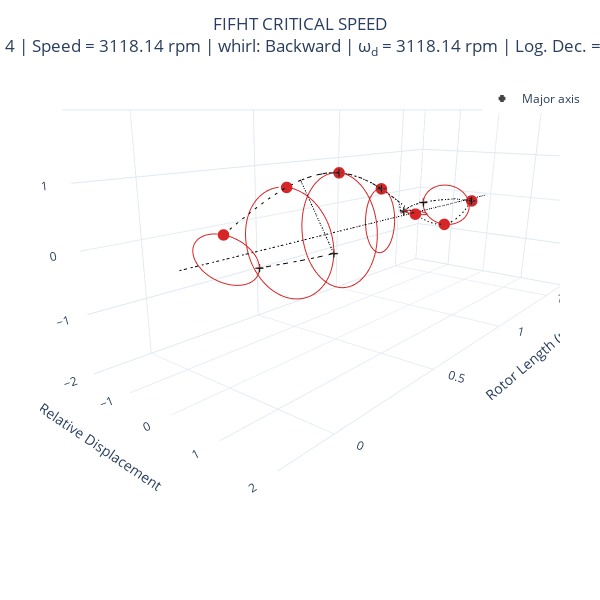

The code cell stored with this chart in its notebook:
### Code cell
modal = rotor.run_modal(speed=Q_(3118.14, "RPM"))
fig = modal.plot_mode_3d(4, frequency_units="rpm", width=600, height=600)
fig.layout.title.text = "FIFHT CRITICAL SPEED" + fig.layout.title.text
fig

### Figure 1 — Plotly figure (JSON) as saved in the notebook; plotly's stock layout.template omitted (floating-point values rounded to 4 significant figures; data arrays with more than 128 entries replaced by an {"elided": "..."} marker saying what was removed)
{"data": [{"hovertemplate": "Nodal Position: %{x:.2f}<br>X - Displacement: %{y:.2f}<br>Y - Displacement: %{z:.2f}", "line": {"color": "#d62728"}, "mode": "lines", "name": "node 0", "showlegend": false, "type": "scatter3d", "x": {"elided": "350 int values"}, "y": {"elided": "350 float values"}, "z": {"elided": "350 float values"}}, {"hovertemplate": "Nodal Position: %{x:.2f}<br>X - Displacement: %{y:.2f}<br>Y - Displacement: %{z:.2f}", "marker": {"color": "#d62728"}, "mode": "markers", "name": "node 0", "showlegend": false, "type": "scatter3d", "x": [0], "y": [-2.186e-11], "z": [0.3534]}, {"customdata": [[0.6929, 6.281]], "hovertemplate": "Nodal Position: %{x:.2f}<br>Major axis: %{customdata[0]:.2f}<br>Angle: %{customdata[1]:.2f}", "legendgroup": "major_axis", "marker": {"color": "black", "line": {"width": 2}, "size": 4, "symbol": "cross"}, "mode": "markers", "name": "Major axis", "showlegend": true, "type": "scatter3d", "x": [0], "y": [0.6929], "z": [-0.001546]}, {"hovertemplate": "Nodal Position: %{x:.2f}<br>X - Displacement: %{y:.2f}<br>Y - Displacement: %{z:.2f}", "line": {"color": "#d62728"}, "mode": "lines", "name": "node 1", "showlegend": false, "type": "scatter3d", "x": {"elided": "350 float values"}, "y": {"elided": "350 float values"}, "z": {"elided": "350 float values"}}, {"hovertemplate": "Nodal Position: %{x:.2f}<br>X - Displacement: %{y:.2f}<br>Y - Displacement: %{z:.2f}", "marker": {"color": "#d62728"}, "mode": "markers", "name": "node 1", "showlegend": false, "type": "scatter3d", "x": [0.25], "y": [-4.962e-11], "z": [0.8818]}, {"customdata": [[0.9303, 6.279]], "hovertemplate": "Nodal Position: %{x:.2f}<br>Major axis: %{customdata[0]:.2f}<br>Angle: %{customdata[1]:.2f}", "legendgroup": "major_axis", "marker": {"color": "black", "line": {"width": 2}, "size": 4, "symbol": "cross"}, "mode": "markers", "name": "Major axis", "showlegend": false, "type": "scatter3d", "x": [0.25], "y": [0.9303], "z": [-0.003858]}, {"hovertemplate": "Nodal Position: %{x:.2f}<br>X - Displacement: %{y:.2f}<br>Y - Displacement: %{z:.2f}", "line": {"color": "#d62728"}, "mode": "lines", "name": "node 2", "showlegend": false, "type": "scatter3d", "x": {"elided": "350 float values"}, "y": {"elided": "350 float values"}, "z": {"elided": "350 float values"}}, {"hovertemplate": "Nodal Position: %{x:.2f}<br>X - Displacement: %{y:.2f}<br>Y - Displacement: %{z:.2f}", "marker": {"color": "#d62728"}, "mode": "markers", "name": "node 2", "showlegend": false, "type": "scatter3d", "x": [0.5], "y": [-5.396e-11], "z": [1]}, {"customdata": [[1, 1.571]], "hovertemplate": "Nodal Position: %{x:.2f}<br>Major axis: %{customdata[0]:.2f}<br>Angle: %{customdata[1]:.2f}", "legendgroup": "major_axis", "marker": {"color": "black", "line": {"width": 2}, "size": 4, "symbol": "cross"}, "mode": "markers", "name": "Major axis", "showlegend": false, "type": "scatter3d", "x": [0.5], "y": [-5.396e-11], "z": [1]}, {"hovertemplate": "Nodal Position: %{x:.2f}<br>X - Displacement: %{y:.2f}<br>Y - Displacement: %{z:.2f}", "line": {"color": "#d62728"}, "mode": "lines", "name": "node 3", "showlegend": false, "type": "scatter3d", "x": {"elided": "350 float values"}, "y": {"elided": "350 float values"}, "z": {"elided": "350 float values"}}, {"hovertemplate": "Nodal Position: %{x:.2f}<br>X - Displacement: %{y:.2f}<br>Y - Displacement: %{z:.2f}", "marker": {"color": "#d62728"}, "mode": "markers", "name": "node 3", "showlegend": false, "type": "scatter3d", "x": [0.75], "y": [-2.637e-11], "z": [0.6078]}, {"customdata": [[0.6078, 1.571]], "hovertemplate": "Nodal Position: %{x:.2f}<br>Major axis: %{customdata[0]:.2f}<br>Angle: %{customdata[1]:.2f}", "legendgroup": "major_axis", "marker": {"color": "black", "line": {"width": 2}, "size": 4, "symbol": "cross"}, "mode": "markers", "name": "Major axis", "showlegend": false, "type": "scatter3d", "x": [0.75], "y": [-2.637e-11], "z": [0.6078]}, {"hovertemplate": "Nodal Position: %{x:.2f}<br>X - Displacement: %{y:.2f}<br>Y - Displacement: %{z:.2f}", "line": {"color": "#d62728"}, "mode": "lines", "name": "node 4", "showlegend": false, "type": "scatter3d", "x": {"elided": "350 int values"}, "y": {"elided": "350 float values"}, "z": {"elided": "350 float values"}}, {"hovertemplate": "Nodal Position: %{x:.2f}<br>X - Displacement: %{y:.2f}<br>Y - Displacement: %{z:.2f}", "marker": {"color": "#d62728"}, "mode": "markers", "name": "node 4", "showlegend": false, "type": "scatter3d", "x": [1], "y": [8.468e-12], "z": [-0.03389]}, {"customdata": [[0.2742, 3.141]], "hovertemplate": "Nodal Position: %{x:.2f}<br>Major axis: %{customdata[0]:.2f}<br>Angle: %{customdata[1]:.2f}", "legendgroup": "major_axis", "marker": {"color": "black", "line": {"width": 2}, "size": 4, "symbol": "cross"}, "mode": "markers", "name": "Major axis", "showlegend": false, "type": "scatter3d", "x": [1], "y": [-0.2742], "z": [0.0001483]}, {"hovertemplate": "Nodal Position: %{x:.2f}<br>X - Displacement: %{y:.2f}<br>Y - Displacement: %{z:.2f}", "line": {"color": "#d62728"}, "mode": "lines", "name": "node 5", "showlegend": false, "type": "scatter3d", "x": {"elided": "350 float values"}, "y": {"elided": "350 float values"}, "z": {"elided": "350 float values"}}, {"hovertemplate": "Nodal Position: %{x:.2f}<br>X - Displacement: %{y:.2f}<br>Y - Displacement: %{z:.2f}", "marker": {"color": "#d62728"}, "mode": "markers", "name": "node 5", "showlegend": false, "type": "scatter3d", "x": [1.25], "y": [2.419e-11], "z": [-0.432]}, {"customdata": [[0.5573, 3.138]], "hovertemplate": "Nodal Position: %{x:.2f}<br>Major axis: %{customdata[0]:.2f}<br>Angle: %{customdata[1]:.2f}", "legendgroup": "major_axis", "marker": {"color": "black", "line": {"width": 2}, "size": 4, "symbol": "cross"}, "mode": "markers", "name": "Major axis", "showlegend": false, "type": "scatter3d", "x": [1.25], "y": [-0.5573], "z": [0.00189]}, {"hovertemplate": "Nodal Position: %{x:.2f}<br>X - Displacement: %{y:.2f}<br>Y - Displacement: %{z:.2f}", "line": {"color": "#d62728"}, "mode": "lines", "name": "node 6", "showlegend": false, "type": "scatter3d", "x": {"elided": "350 float values"}, "y": {"elided": "350 float values"}, "z": {"elided": "350 float values"}}, {"hovertemplate": "Nodal Position: %{x:.2f}<br>X - Displacement: %{y:.2f}<br>Y - Displacement: %{z:.2f}", "marker": {"color": "#d62728"}, "mode": "markers", "name": "node 6", "showlegend": false, "type": "scatter3d", "x": [1.5], "y": [1.956e-12], "z": [-0.05616]}, {"customdata": [[0.05616, 4.712]], "hovertemplate": "Nodal Position: %{x:.2f}<br>Major axis: %{customdata[0]:.2f}<br>Angle: %{customdata[1]:.2f}", "legendgroup": "major_axis", "marker": {"color": "black", "line": {"width": 2}, "size": 4, "symbol": "cross"}, "mode": "markers", "name": "Major axis", "showlegend": false, "type": "scatter3d", "x": [1.5], "y": [1.956e-12], "z": [-0.05616]}, {"line": {"color": "black", "dash": "dash"}, "mode": "lines", "name": "mode shape", "showlegend": false, "type": "scatter3d", "x": [0, 0.0625, 0.125, 0.1875, 0.25, 0.25, 0.3125, 0.375, 0.4375, 0.5, 0.5, 0.5625, 0.625, 0.6875, 0.75, 0.75, 0.8125, 0.875, 0.9375, 1, 1, 1.062, 1.125, 1.188, 1.25, 1.25, 1.312, 1.375, 1.438, 1.5], "y": [-2.186e-11, -2.96e-11, -3.736e-11, -4.431e-11, -4.962e-11, -4.962e-11, -5.34e-11, -5.584e-11, -5.626e-11, -5.396e-11, -5.396e-11, -4.923e-11, -4.295e-11, -3.528e-11, -2.637e-11, -2.637e-11, -1.715e-11, -8.329e-12, 1.777e-13, 8.468e-12, 8.468e-12, 1.542e-11, 2.012e-11, 2.291e-11, 2.419e-11, 2.419e-11, 2.316e-11, 1.896e-11, 1.182e-11, 1.956e-12], "z": [0.3534, 0.5045, 0.6476, 0.7757, 0.8818, 0.8818, 0.9595, 1.006, 1.02, 1, 1, 0.9448, 0.8581, 0.7443, 0.6078, 0.6078, 0.4539, 0.2902, 0.1249, -0.03389, -0.03389, -0.1778, -0.298, -0.3857, -0.432, -0.432, -0.4287, -0.3692, -0.2472, -0.05616]}, {"hoverinfo": "none", "line": {"color": "black", "dash": "dashdot"}, "mode": "lines", "showlegend": false, "type": "scatter3d", "x": [-0.15, -0.08793, -0.02586, 0.03621, 0.09828, 0.1603, 0.2224, 0.2845, 0.3466, 0.4086, 0.4707, 0.5328, 0.5948, 0.6569, 0.719, 0.781, 0.8431, 0.9052, 0.9672, 1.029, 1.091, 1.153, 1.216, 1.278, 1.34, 1.402, 1.464, 1.526, 1.588, 1.65], "y": [0, 0, 0, 0, 0, 0, 0, 0, 0, 0, 0, 0, 0, 0, 0, 0, 0, 0, 0, 0, 0, 0, 0, 0, 0, 0, 0, 0, 0, 0], "z": [0, 0, 0, 0, 0, 0, 0, 0, 0, 0, 0, 0, 0, 0, 0, 0, 0, 0, 0, 0, 0, 0, 0, 0, 0, 0, 0, 0, 0, 0]}, {"hoverinfo": "none", "legendgroup": "major_axis", "line": {"color": "black", "dash": "dashdot"}, "mode": "lines", "showlegend": false, "type": "scatter3d", "x": [0, 0.0625, 0.125, 0.1875, 0.25, 0.25, 0.3125, 0.375, 0.4375, 0.5, 0.5, 0.5625, 0.625, 0.6875, 0.75, 0.75, 0.8125, 0.875, 0.9375, 1, 1, 1.062, 1.125, 1.188, 1.25, 1.25, 1.312, 1.375, 1.438, 1.5], "y": [0.6929, 0.7695, 0.8387, 0.8943, 0.9303, 0.9303, -5.34e-11, -5.584e-11, -5.626e-11, -5.396e-11, -5.396e-11, -4.923e-11, -4.295e-11, -3.528e-11, -2.637e-11, -2.637e-11, -1.715e-11, -8.329e-12, -0.1354, -0.2742, -0.2742, -0.394, -0.4868, -0.544, -0.5573, -0.5573, -0.5192, -0.4243, -0.2673, 1.956e-12], "z": [-0.001546, -0.002207, -0.002834, -0.003394, -0.003858, -0.003858, 0.9595, 1.006, 1.02, 1, 1, 0.9448, 0.8581, 0.7443, 0.6078, 0.6078, 0.4539, 0.2902, -0.0005465, 0.0001483, 0.0001483, 0.000778, 0.001304, 0.001688, 0.00189, 0.00189, 0.001876, 0.001616, 0.001082, -0.05616]}], "layout": {"height": 600, "legend": {"x": 0.85, "y": 0.95}, "margin": {"b": 60, "l": 40, "r": 40, "t": 60}, "scene": {"aspectmode": "manual", "aspectratio": {"x": 2.5, "y": 1, "z": 1}, "camera": {"center": {"x": 1.15, "y": 0.5, "z": 0}, "eye": {"x": 2.3, "y": 1.5, "z": 0.5}, "up": {"x": 0, "y": 0, "z": 1}}, "xaxis": {"autorange": "reversed", "nticks": 5, "title": {"text": "Rotor Length (m)"}}, "yaxis": {"nticks": 5, "range": [-2, 2], "title": {"text": "Relative Displacement"}}, "zaxis": {"nticks": 5, "range": [-2, 2], "title": {"text": "Relative Displacement"}}}, "title": {"text": "FIFHT CRITICAL SPEED<br>Mode 4 | Speed = 3118.14 rpm | whirl: Backward | ω<sub>d</sub> = 3118.14 rpm | Log. Dec. = -0.00", "x": 0.5, "xanchor": "center"}, "width": 600}}
